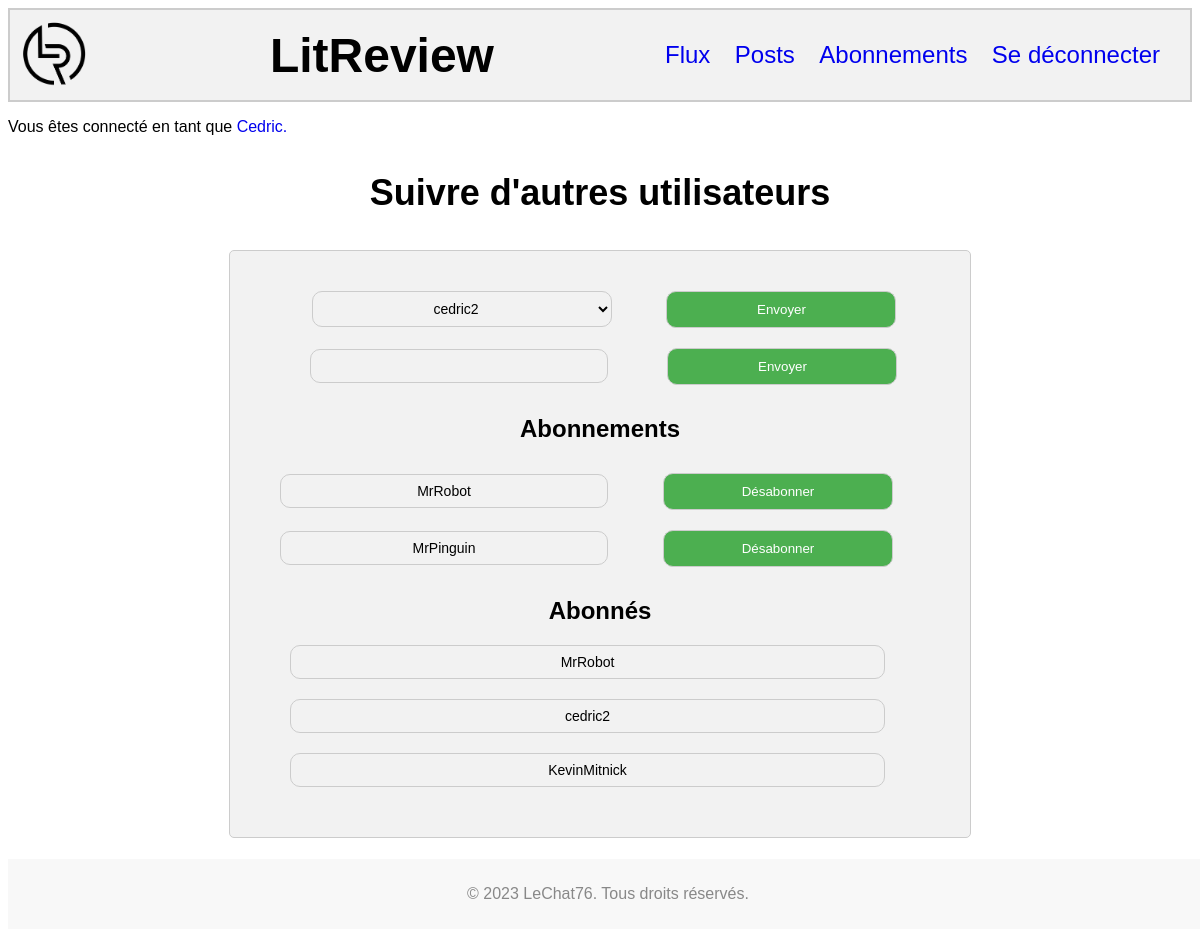
The app's page /subscriptions/ (signed in), older data.
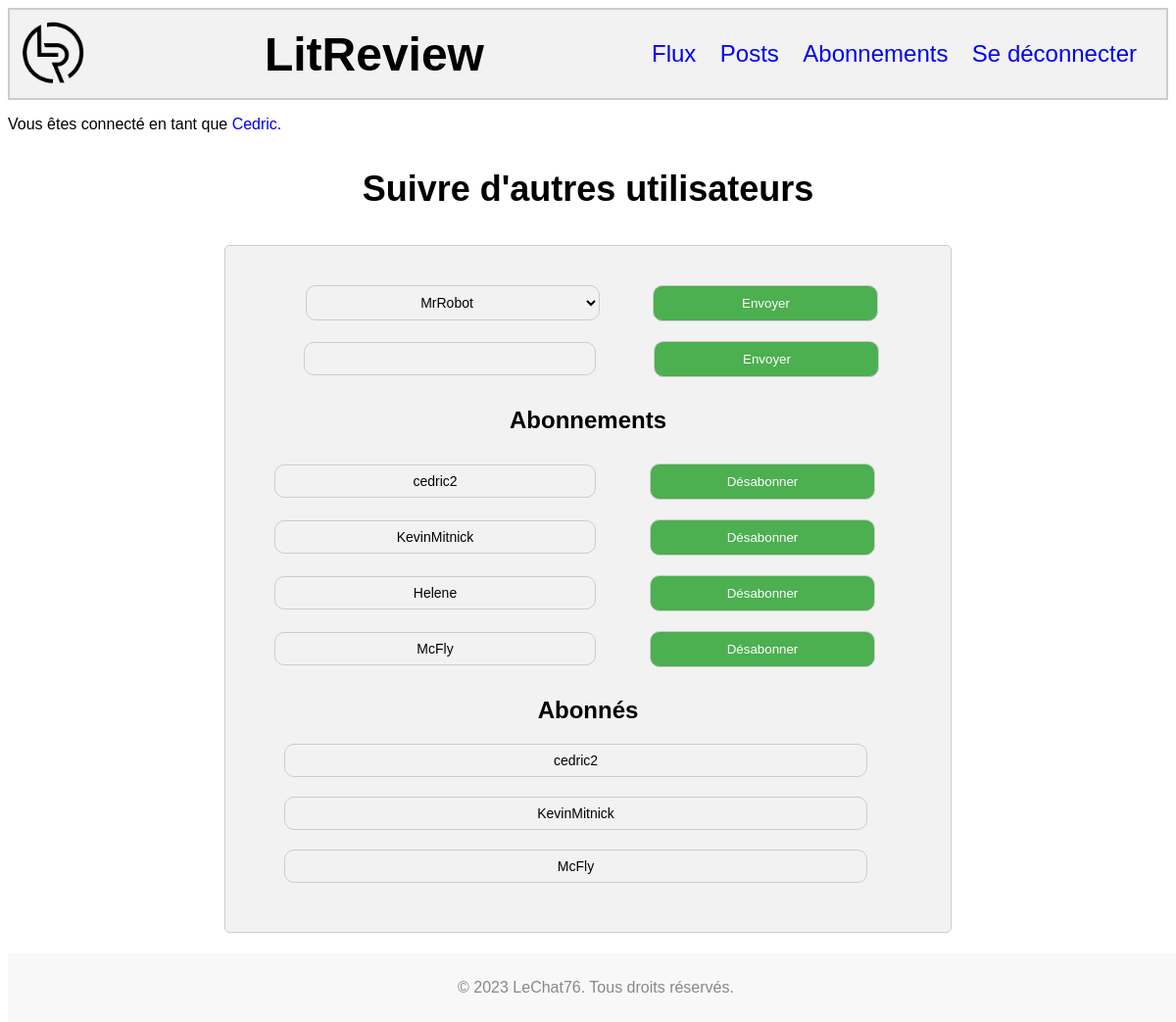
The same page, newer data.
### authentication/models.py (models this page shows)
class User(AbstractUser):
    username = models.CharField(
        max_length = 20,
        unique = True,
    )
    first_name = None
    last_name = None
    email = None

### authentication/views.py (the view, shortened to what this page needs)
# urls.py: path('subscriptions/', authentication.views.subscriptions, name='subscriptions'),
@login_required
def subscriptions(request):
    form = forms.SubscriptionsForm()
    user = request.user
    context = {}
    listFollowed = UserFollows.objects.filter(user=user).values_list('followed_user', flat=True)
    followed_users = get_user_model().objects.filter(id__in=listFollowed)
    listFollowers = UserFollows.objects.filter(followed_user=user).values_list('user_id', flat=True)
    followers_users = get_user_model().objects.filter(id__in=listFollowers)
    available_users = get_user_model().objects.exclude(
        id__in=listFollowed
        ).exclude(
        id=user.id
        ).exclude(
        username=user.username
    )
    context = {
        'followed_users': followed_users,
        'followers_users': followers_users,
        'available_users': available_users,
        'form': form,
    }
    return render(request, 'authentication/subscriptions.html', context)

### authentication/forms.py
class SubscriptionsForm(forms.Form):
    followed_user = forms.CharField(label=False, required=True, widget=forms.TextInput(attrs={'class': 'available-container-field'}))
    class Meta:
        model = models.UserFollows
        fields = ['followed_user']
        labels = {'followed_user': 'Abonnements'}

### authentication/templates/authentication/subscriptions.html (shortened to what this page needs)
<!DOCTYPE html>
{% extends 'loggedin.html' %}
{% load static %}
{% block content %}
<link rel="stylesheet" href="{% static 'subscriptions.css' %}">
<h3>Suivre d'autres utilisateurs</h3>
<div id="container-subscriptions">
    <form method="POST">
        <div id="container-add-follow">
            {% if available_users %}
                <select name="followed_user">
                {% for user in available_users %}
                    <option value="{{ user.id }}">{{ user.username }}</option>
                {% endfor %}
                </select>
                <button type="submit" name="add_subscription">Envoyer</button>
            {% else %}
                <div id="no-available-container">
                <label>Plus d'utilisateurs disponibles</label>
                <button type="submit" name="add_subscription" class="disabled-button">Envoyer</button>
                </div>
            {% endif %}
            {% if available_users %}
                <input type="text" name="followed_user_name">
                <button type="submit" name="add_subscription2">Envoyer</button>
            {% endif %}
        </div>
        <h2>Abonnements</h2>
        {% if followed_users %}
            {% for user in followed_users %}
                <div id="followed-user-container">
                    <label>{{ user.username }}</label>
                    <button type="submit" name="remove_subscription" value="{{ user.id }}">Désabonner</button>
                </div>
            {% endfor %}
        {% else %}
            <p><label id="no-result">Aucun abonnement</label></p>
        {% endif %}
        <h2>Abonnés</h2>
        {% if followers_users %}
            {% for user in followers_users %}
                <div id="follower-user-container">
                    <label>{{ user.username }}</label>
                </div>
            {% endfor %}
        {% else %}
            <p><label id="no-result">Aucun abonné</label></p>
        {% endif %}
    </form>
</div>
{% endblock content %}

Row changes from the older to the newer data that the page shows:
no longer on this page (row edited): User: username "MrRobot", {{ user.id }} 1 (drawn)
no longer on this page (row unchanged): User: username "MrPinguin", {{ user.id }} 7 (drawn), shown under "Abonnements"
now on one of the page's lists (row unchanged): User: username "cedric2"
now on one of the page's lists (row unchanged): User: username "KevinMitnick"
added User: username "Helene", {{ user.id }} 10 (drawn), shown under "Abonnements"
added User: username "McFly", {{ user.id }} 11 (drawn)
Text that changed along with them:
form field followed_user: "cedric2" → "MrRobot"
